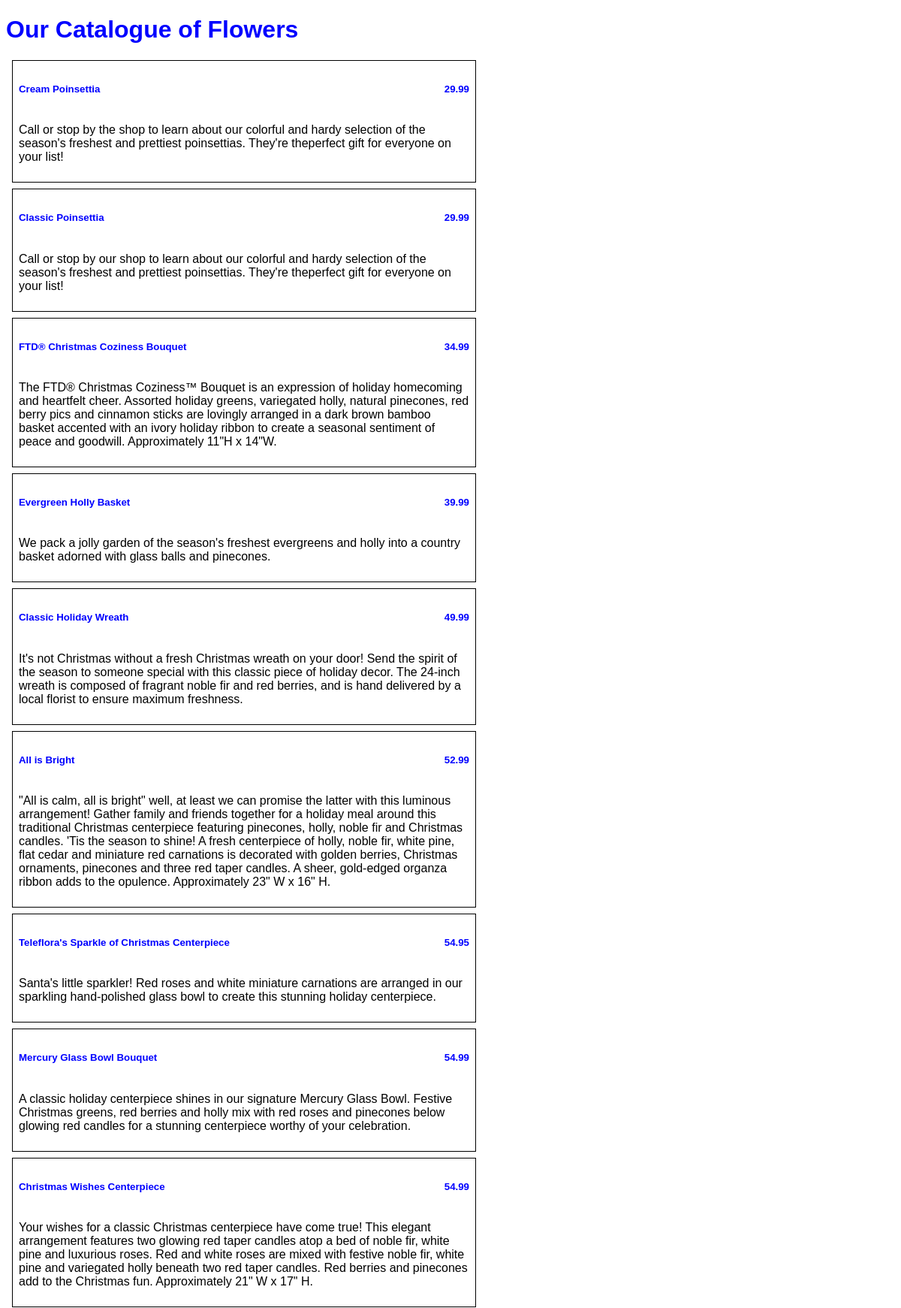
Page /viewFlowers.php (upper part) on the committed database.
### tables this page shows
CREATE TABLE IF NOT EXISTS `flowers` (
  `flower_id` int(4) NOT NULL AUTO_INCREMENT,
  `flower_ts` varchar(20) DEFAULT NULL,
  `flower_title` varchar(75) DEFAULT NULL,
  `flower_price` decimal(5,2) DEFAULT NULL,
  `flower_description` varchar(750) DEFAULT NULL,
  UNIQUE KEY `flower.id` (`flower_id`)
);

### viewFlowers.php (the view, shortened to what this page needs)
<!DOCTYPE html>
<html lang="en">
<head>
</head>
<body>
</body>
</html>
<?php
$conn = mysqli_connect(DB_SERVER, DB_USER, DB_PASSWORD);
$db_name = 'flowershop_db';
$db_found = mysqli_select_db($conn, $db_name);
if ($db_found) {
    $query = 'SELECT * FROM flowers';
    $results = mysqli_query($conn, $query);
    echo '<h1> Our Catalogue of Flowers </h1>';
    while ($db_record = mysqli_fetch_assoc($results)) {
        echo '<article><div><h5>' . $db_record['flower_title'] . '</h5>';
        echo '<h5>' . $db_record['flower_price'] . '</h5></div>';
        echo '<p>' . $db_record['flower_description'] . '</p></article>';
    }
} else
    echo "$db_name NOT found !<br>";

### viewFlowers.php (style rules this page uses)
* { font-family: Arial, Helvetica, sans-serif; }
div { display: flex; flex-direction: row; justify-content: space-between; }
article { width: 600px; border: 1px solid black; padding: 0.5em; margin: 0.5em; }
h1, h5 { font-weight: 800; color: blue; }

### rows in the picture
flowers: flower_title "Cream Poinsettia", flower_price "29.99", flower_description "Call or stop by the shop to learn about our colorful and hardy selection of the season's freshest and prettiest poinsettias. They're theperfect gift for everyone on your list!"
flowers: flower_title "Classic Poinsettia", flower_price "29.99", flower_description "Call or stop by our shop to learn about our colorful and hardy selection of the season's freshest and prettiest poinsettias. They're theperfect gift for everyone on your list!"
flowers: flower_title "FTD® Christmas Coziness Bouquet", flower_price "34.99", flower_description "The FTD® Christmas Coziness™ Bouquet is an expression of holiday homecoming and heartfelt cheer. Assorted holiday greens, variegated holly, natural pinecones, red berry pics and cinnamon sticks are lovingly arranged in a dark brown bamboo basket accented with an ivory holiday ribbon to create a seasonal sentiment of peace and goodwill. Approximately 11\"H x 14\"W."
flowers: flower_title "Evergreen Holly Basket", flower_price "39.99", flower_description "We pack a jolly garden of the season's freshest evergreens and holly into a country basket adorned with glass balls and pinecones."
flowers: flower_title "Classic Holiday Wreath", flower_price "49.99", flower_description "It's not Christmas without a fresh Christmas wreath on your door! Send the spirit of the season to someone special with this classic piece of holiday decor. The 24-inch wreath is composed of fragrant noble fir and red berries, and is hand delivered by a local florist to ensure maximum freshness."
flowers: flower_title "All is Bright", flower_price "52.99", flower_description "\"All is calm, all is bright\" well, at least we can promise the latter with this luminous arrangement! Gather family and friends together for a holiday meal around this traditional Christmas centerpiece featuring pinecones, holly, noble fir and Christmas candles. 'Tis the season to shine! A fresh centerpiece of holly, noble fir, white pine, flat cedar and miniature red carnations is decorated with golden berries, Christmas ornaments, pinecones and three red taper candles. A sheer, gold-edged organza ribbon adds to the opulence. Approximately 23\" W x 16\" H."
flowers: flower_title "Teleflora's Sparkle of Christmas Centerpiece", flower_price "54.95", flower_description "Santa's little sparkler! Red roses and white miniature carnations are arranged in our sparkling hand-polished glass bowl to create this stunning holiday centerpiece."
flowers: flower_title "Mercury Glass Bowl Bouquet", flower_price "54.99", flower_description "A classic holiday centerpiece shines in our signature Mercury Glass Bowl. Festive Christmas greens, red berries and holly mix with red roses and pinecones below glowing red candles for a stunning centerpiece worthy of your celebration."
flowers: flower_title "Christmas Wishes Centerpiece", flower_price "54.99", flower_description "Your wishes for a classic Christmas centerpiece have come true! This elegant arrangement features two glowing red taper candles atop a bed of noble fir, white pine and luxurious roses. Red and white roses are mixed with festive noble fir, white pine and variegated holly beneath two red taper candles. Red berries and pinecones add to the Christmas fun. Approximately 21\" W x 17\" H."
